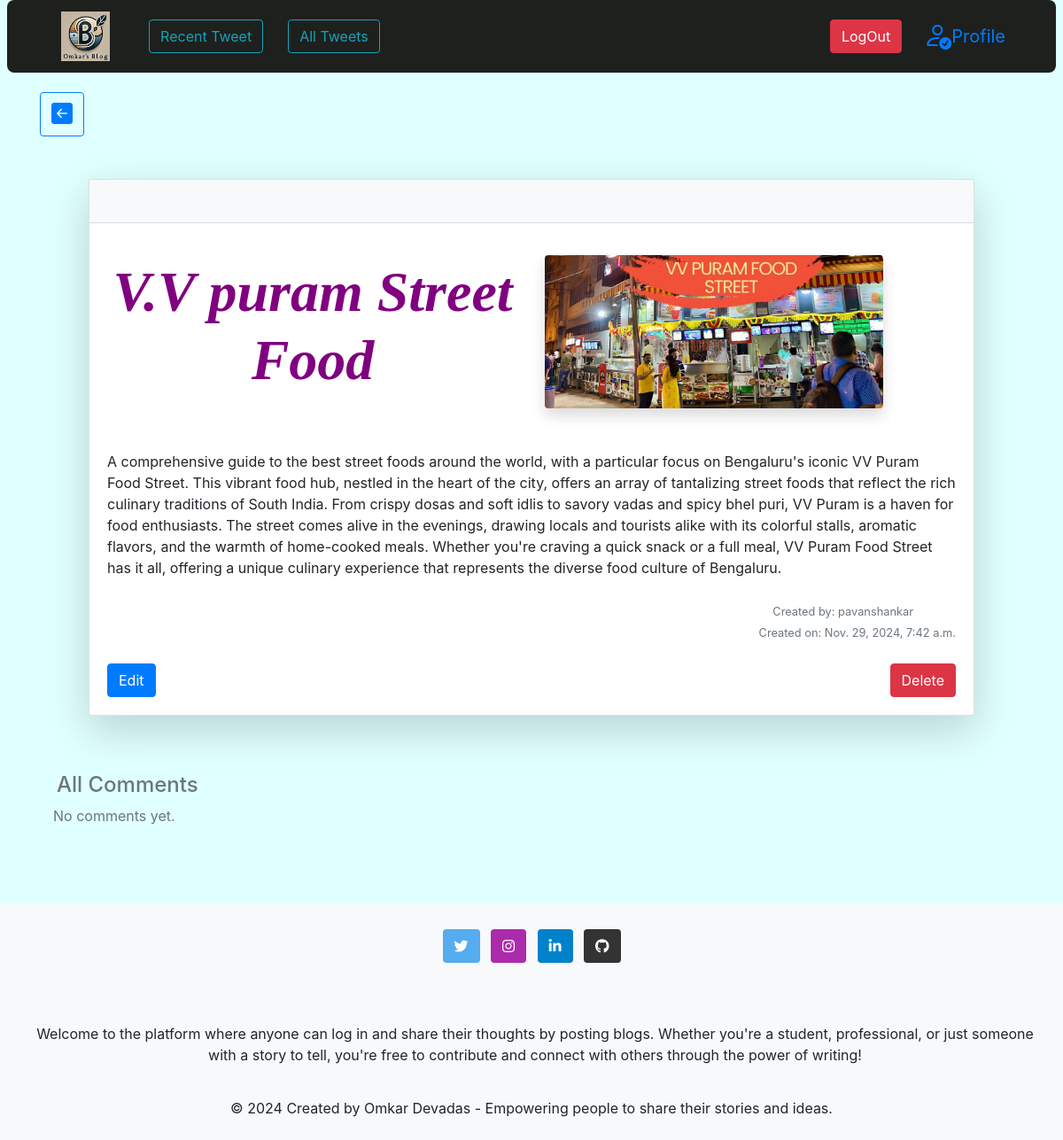
/tweet/profile/profiledetail/19/ (signed in), run on the app's committed database.
### tweet/models.py (models this page shows, shortened)
class Tweet(models.Model):
    CATEGORY_CHOICES = [
        ('personal', 'Personal'),
        ('business', 'Business'),
        ('food', 'Food'),
        ('product', 'Product'),
        ('travel', 'Travel'),
        ('other', 'Other'),
    ]
    user = models.ForeignKey(User, on_delete=models.CASCADE)
    title = models.CharField(max_length=50, default='')
    photo = models.ImageField(upload_to="photos/", blank=True, null=True)
    about_blog = models.TextField(null=True, blank=True)  # Use null=True for text fields
    created_at = models.DateTimeField(auto_now_add=True)
    add_tag = models.CharField(
        max_length=20,
        choices=CATEGORY_CHOICES,
        default='other',
    )
    updated_at = models.DateTimeField(auto_now=True)

### tweet/views.py (the view)
# urls.py: path('profile/profiledetail/<int:pk>/', views.profiledetail, name='profiledetail'),
@login_required
def profiledetail(request, pk):
    tweet = get_object_or_404(Tweet, pk=pk)
    return render(request, 'profiledetail.html',
                   {'tweet': tweet})

### tweet/templates/profiledetail.html (shortened to what this page needs)
{% extends "layout.html" %}
{% load static %}
{% block content %}
<a href="{% url 'profile' %}" class="btn btn-outline-primary mt-4">
    <i class="bi bi-arrow-left-square-fill fs-4 "></i>
</a>
<div class="container mt-5">
    <div class="card shadow-lg" style="max-width: 1000px; margin: 0 auto;" style="border-radius:12px">
        <div class="card-header bg-light text-white text-center p-4" >
        </div>
        <div class="card-body mt-3">
            <div class="row align-items-center mb-1">
                <div class="col-md-6">
                    <h3 class="card-title text-center"
                     style="font-size: 4rem; color: purple; font-family: serif;
                     font-weight: 800; font-style: oblique;">
                        {{ tweet.title }}
                    </h3>
                </div>
                <div class="col-md-5 text-center">
                    {% if tweet.photo %}
                        <img src="{{ tweet.photo.url }}" alt="Tweet Photo" class="img-fluid rounded shadow" style="max-height: 400px; object-fit: cover;">
                    {% else %}
                        <img src="{% static 'comingsoon.jpg' %}" alt="Default Image" class="img-fluid rounded shadow" style="max-height: 400px; object-fit: cover;">
                    {% endif %}
                </div>
            </div>
            <div class="mt-4">
                <p class="card-text text-justify" style="font-size: 1.2rem;">{{ tweet.about_blog|linebreaks }}</p>
            </div>
            <div class="mt-4 text-end">
                <small class="text-muted p-5">Created by: {{ tweet.user.username }}</small> <br>
                <small class="text-muted">Created on: {{ tweet.created_at }}</small>
            </div>
            {% if tweet.user == user %}
                <div class="d-flex justify-content-between mt-4">
                    <a href="{% url 'tweet_edit' tweet.id %}" class="btn btn-primary">Edit</a>
                    <a href="{% url 'tweet_delete' tweet.id %}" class="btn btn-danger">Delete</a>
                </div>
            {% endif %}
        </div>
    </div>
</div>
<div class="container mt-5">
    <div class="row">
        <div class="col-md-7 mt-3">
            <h4 class="text-secondary ms-1">All Comments</h4>
            {% if allthecomments %}
                <ul class="list-group list-group-flush mt-2 p-2" style="border-radius:15px;">
                    {% for comment in allthecomments %}
                    <li class="list-group-item bg-light" style="border-radius:15px">
                        {% comment %} <h5 style="color:black">{{ comment.user_name }}</h5> {% endcomment %}
                        <h5 style="color:black">
                            <a href="mailto:{{ comment.user_email }}" style="color:black; text-decoration:none;">
                                {{ comment.user_name }}
                            </a>
                        </h5>
                        <h6 class="mx-4" style="color:#3C3D37">{{ comment.text }}</h6>
                    </li><br>
                    {% endfor %}
                </ul>
            {% else %}
                <p class="text-muted">No comments yet. </p>
            {% endif %}
        </div>
    </div>
</div>
{% endblock %}

### data on the page
Tweet: title "V.V puram Street Food", photo (picture), about_blog "A comprehensive guide to the best street foods around the world, with a particular focus on Bengaluru's iconic VV Puram Food Street. This vibrant food hub, nestled in the heart of the city, offers an array of tantalizing street foods that reflect the rich culinary traditions of South India. From crispy dosas and soft idlis to savory vadas and spicy bhel puri, VV Puram is a haven for food enthusiasts. The street comes alive in the evenings, drawing locals and tourists alike with its colorful stalls, aromatic flavors, and the warmth of home-cooked meals. Whether you're craving a quick snack or a full meal, VV Puram Food Street has it all, offering a unique culinary experience that represents…", user.username "pavanshankar", created_at "Nov. 29, 2024, 7:42 a.m."
